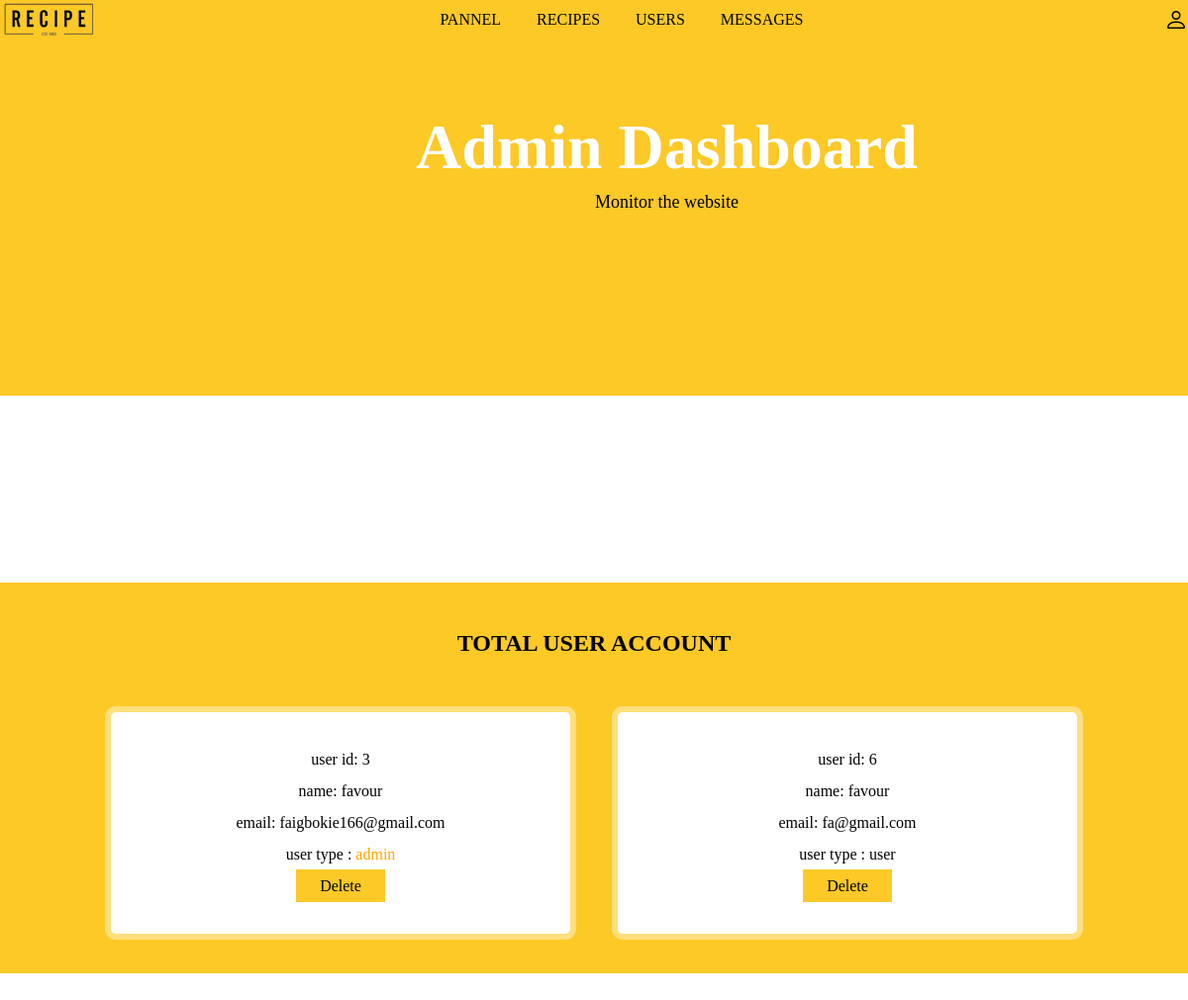
Screenshot of /admin_user.php (signed in) with the database file from the repository.
### tables this page shows
CREATE TABLE `users` (
  `id` int(255) NOT NULL,
  `name` varchar(255) NOT NULL,
  `email` varchar(255) NOT NULL,
  `password` varchar(255) NOT NULL,
  `user_type` varchar(255) NOT NULL DEFAULT 'user'
);

### admin_user.php (the view, shortened to what this page needs)
<?php
	include 'connection.php';
?>
<!DOCTYPE html>
<html lang="en">
<head>
	<link rel="stylesheet" href="https://cdn.jsdelivr.net/npm/bootstrap-icons@1.9.1/font/bootstrap-icons.css">
</head>
<body>
	<?php include 'admin_header.php'; ?>
	<div class="line4"></div>
	<section class="message-container">
		<h1 class="title">total user account</h1>
		<div class="box-container">
			<?php
				$select_users = mysqli_query($conn,"SELECT * FROM `users`") or die('query failed');
				if (mysqli_num_rows($select_users)>0) {
					while($fetch_users = mysqli_fetch_assoc($select_users)){
			?>
			<div class="box">
				<p>user id: <span><?php echo $fetch_users['id']; ?></span></p>
				<p>name: <span><?php echo $fetch_users['name']; ?></span></p>
				<p>email: <span><?php echo $fetch_users['email']; ?></span></p>
				<p>user type : <span style="color:<?php if($fetch_users['user_type']=='admin'){echo 'orange';}; ?>"><?php echo $fetch_users['user_type']; ?></span></p>
				<a href="admin_user.php?delete=<?php echo $fetch_users['id']; ?>;" onclick="return confirm('delete this message');" class="delete">delete</a>
			</div>
			<?php
					}
				}else{
						echo '
							<div class="empty">
								<p>no recipe added yet!</p>
							</div>
						';
				}
			?>
		</div>
	</section>
	<div class="line"></div>
</body>
</html>

### admin_header.php (shortened to what this page needs)
<!DOCTYPE html>
<html lang="en">
<head>
	<link rel="stylesheet" href="https://cdn.jsdelivr.net/npm/bootstrap-icons@1.9.1/font/bootstrap-icons.css">
</head>
<body>
	<header class="header">
		<div class="flex">
			<a href="admin_pannel.php" class="logo"><img src="img/Recipe_Unlimited_logo.png"></a>
			<nav class="navbar">
				<a href="admin_pannel.php">Pannel</a>
				<a href="admin_product.php">Recipes</a>
				<a href="admin_user.php">Users</a>
				<a href="admin_message.php">Messages</a>
			</nav>
			<div class="icons">
				<i class="bi bi-person" id="user-btn"></i>
			</div>
		</div>
	</header>
	<div class="banner">
		<div class="detail">
			<h1>admin dashboard</h1>
			<p>Monitor the website</p>
		</div>
	</div>
	<div class="line"></div>
</body>
</html>

### rows the page displays
users: id "3", name "favour", email "faigbokie166@gmail.com", user_type "admin"
users: id "6", name "favour", email "fa@gmail.com", user_type "user"
